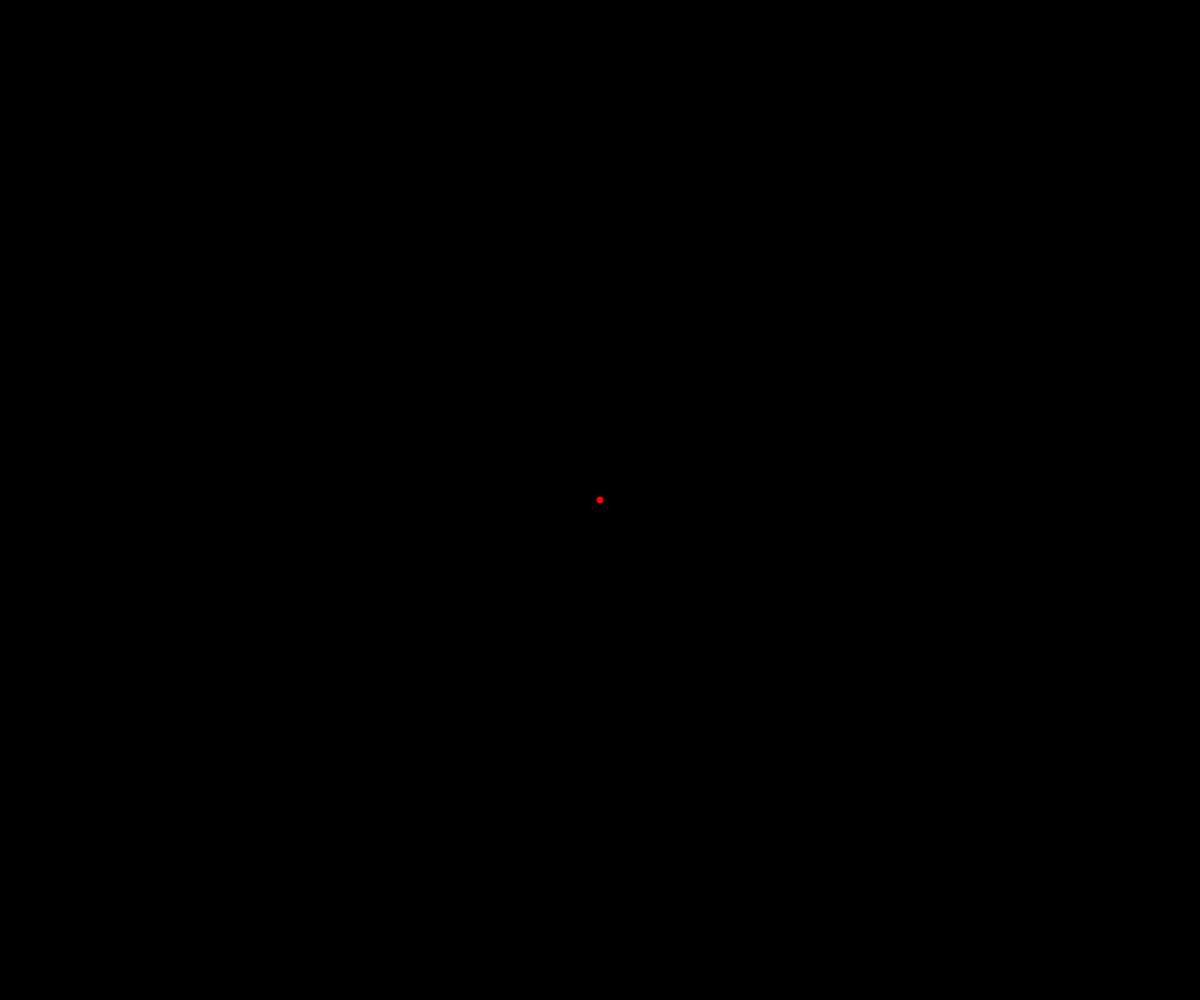
Frame 1 (no input)
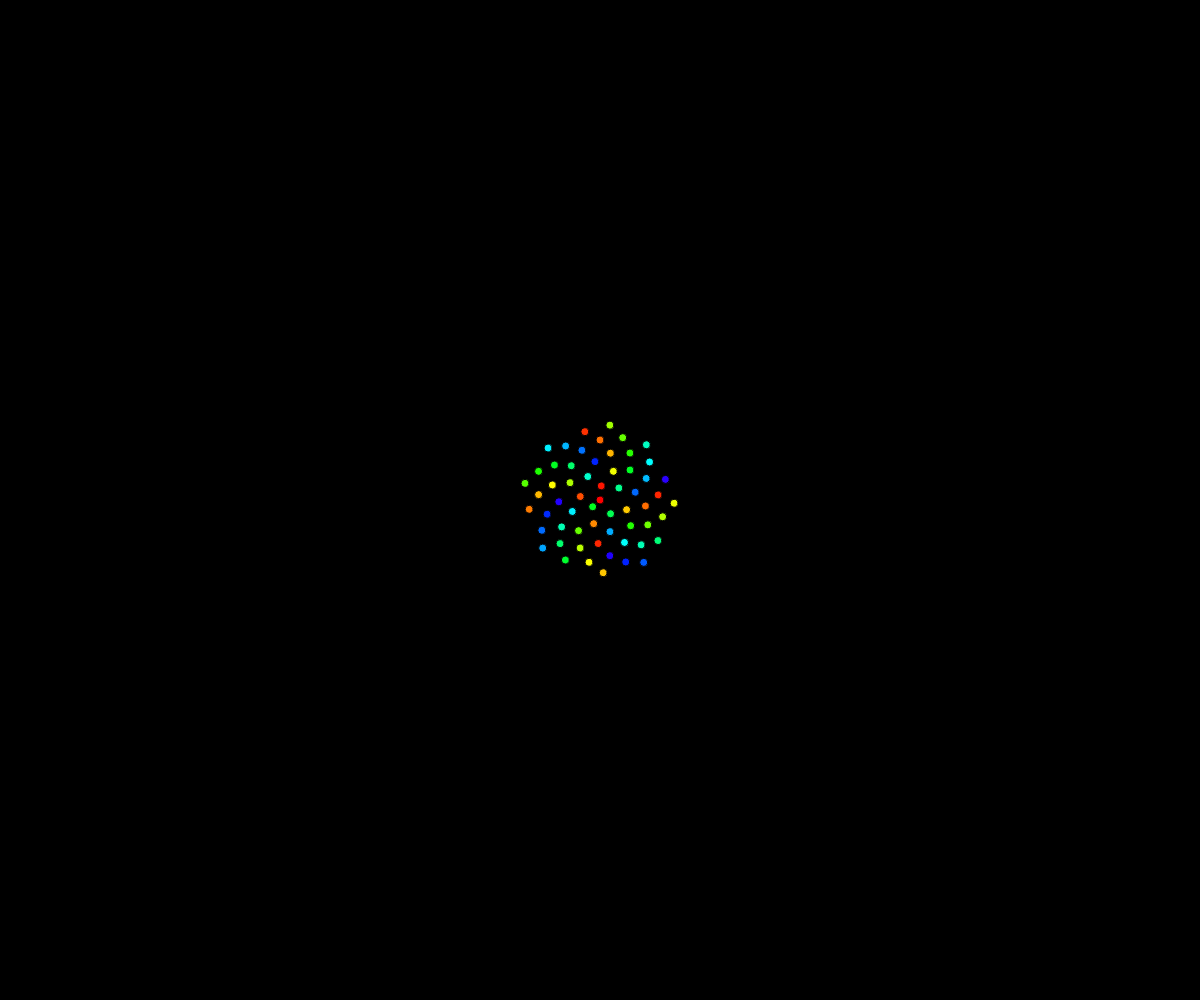
Frame 60 (no input)
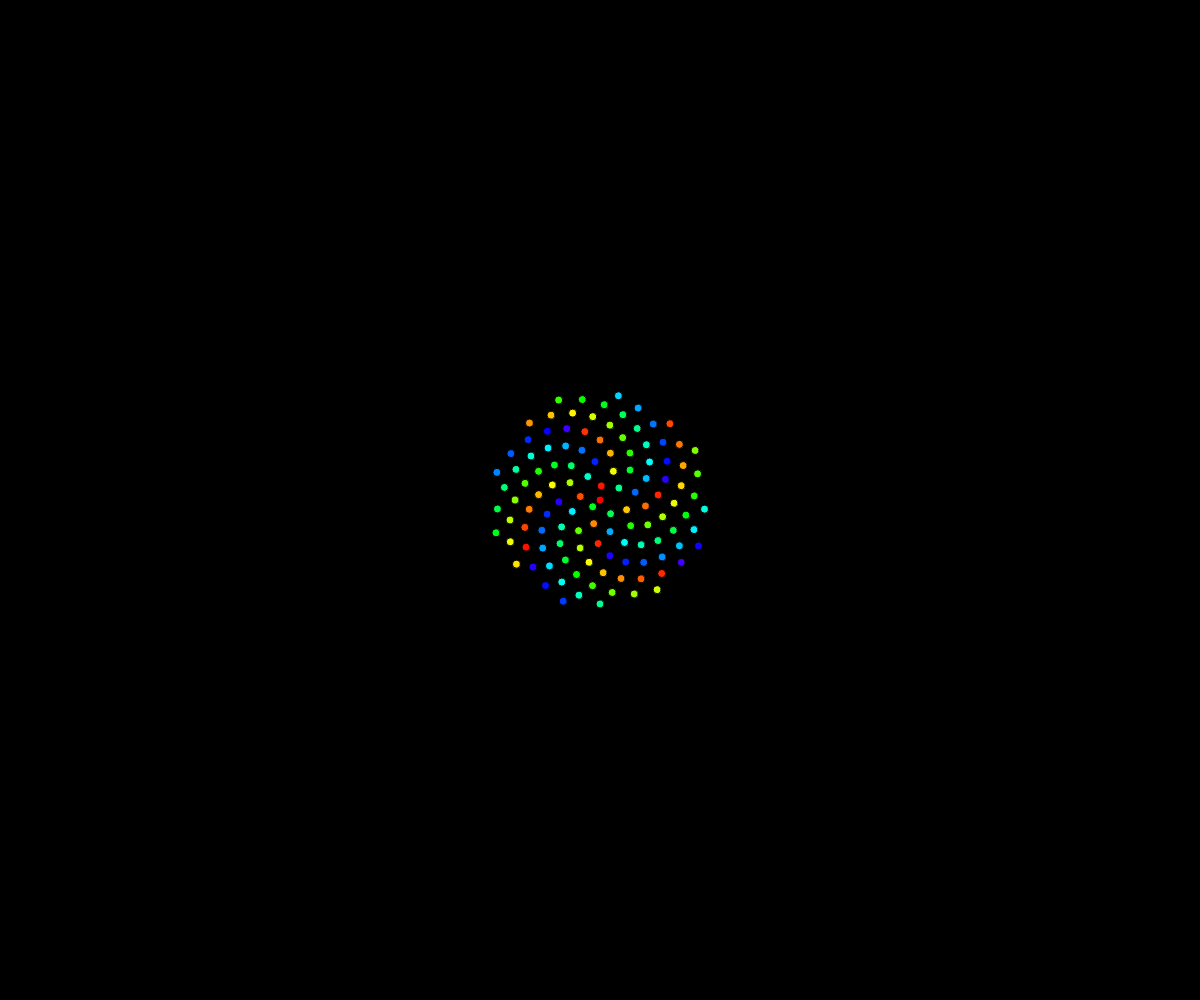
Frame 120 (the mouse pressed at the canvas centre since frame 60)

The p5.js sketch that drew these frames (run headless with seeded random() and noise() and a simulated clock; from frame 60 on, the mouse is pressed at the canvas centre):

// p5.js sketch
// ── sketch.js
let n = 0
let c = 10

function setup() {
	createCanvas(windowWidth, windowHeight);
	// put setup code here
	angleMode(DEGREES)
	colorMode(HSB)
	background(0)

}

function draw() {
	// put drawing code here
	translate(width/2, height/2)
	let a = n * 137.5
	let r = c*sqrt(n)
	let x = r*cos(a)
	let y = r*sin(a)


	// fill(n%256,255, 255)//this creates a ringed pattern 
	fill((a-r)%256,255,255)//this create a patter along the spiral
	ellipse(x,y,8,8)

	n++

}
